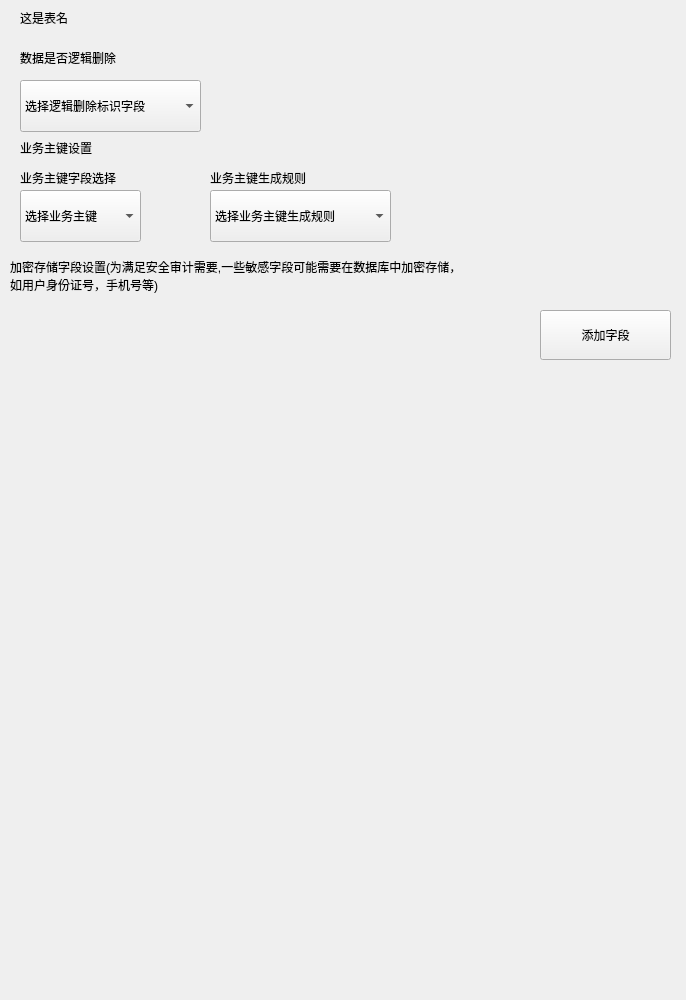
                 <widget class="QWidget" name="scrollAreaWidgetContents_right_7">
                  <property name="geometry">
                   <rect>
                    <x>0</x>
                    <y>0</y>
                    <width>686</width>
                    <height>1000</height>
                   </rect>
                  </property>
                  <property name="minimumSize">
                   <size>
                    <width>0</width>
                    <height>1000</height>
                   </size>
                  </property>
                  <widget class="QLabel" name="label_table_name_7">
                   <property name="geometry">
                    <rect>
                     <x>20</x>
                     <y>10</y>
                     <width>54</width>
                     <height>16</height>
                    </rect>
                   </property>
                   <property name="text">
                    <string>这是表名</string>
                   </property>
                  </widget>
                  <widget class="QLabel" name="label_set_key_13">
                   <property name="geometry">
                    <rect>
                     <x>20</x>
                     <y>140</y>
                     <width>151</width>
                     <height>16</height>
                    </rect>
                   </property>
                   <property name="text">
                    <string>业务主键设置</string>
                   </property>
                  </widget>
                  <widget class="QLabel" name="label_select_key_7">
                   <property name="geometry">
                    <rect>
                     <x>20</x>
                     <y>170</y>
                     <width>161</width>
                     <height>16</height>
                    </rect>
                   </property>
                   <property name="text">
                    <string>业务主键字段选择</string>
                   </property>
                  </widget>
                  <widget class="QComboBox" name="comboBox_select_table_businesskeyname">
                   <property name="geometry">
                    <rect>
                     <x>20</x>
                     <y>190</y>
                     <width>121</width>
                     <height>52</height>
                    </rect>
                   </property>
                   <item>
                    <property name="text">
                     <string>选择业务主键</string>
                    </property>
                   </item>
                  </widget>
                  <widget class="QLabel" name="label_set_key_14">
                   <property name="geometry">
                    <rect>
                     <x>210</x>
                     <y>170</y>
                     <width>161</width>
                     <height>16</height>
                    </rect>
                   </property>
                   <property name="text">
                    <string>业务主键生成规则</string>
                   </property>
                  </widget>
                  <widget class="QComboBox" name="comboBox_select_table_businesskeyrule">
                   <property name="geometry">
                    <rect>
                     <x>210</x>
                     <y>190</y>
                     <width>181</width>
                     <height>52</height>
                    </rect>
                   </property>
                   <item>
                    <property name="text">
                     <string>选择业务主键生成规则</string>
                    </property>
                   </item>
                  </widget>
                  <widget class="QLabel" name="label_isDelete_7">
                   <property name="geometry">
                    <rect>
                     <x>20</x>
                     <y>50</y>
                     <width>158</width>
                     <height>16</height>
                    </rect>
                   </property>
                   <property name="text">
                    <string>数据是否逻辑删除</string>
                   </property>
                  </widget>
                  <widget class="QComboBox" name="comboBox_select_table_logicaldeletemark">
                   <property name="geometry">
                    <rect>
                     <x>20</x>
                     <y>80</y>
                     <width>181</width>
                     <height>52</height>
                    </rect>
                   </property>
                   <item>
                    <property name="text">
                     <string>选择逻辑删除标识字段</string>
                    </property>
                   </item>
                  </widget>
                  <widget class="QPushButton" name="pushButton_add_field_encrypt">
                   <property name="geometry">
                    <rect>
                     <x>540</x>
                     <y>310</y>
                     <width>131</width>
                     <height>50</height>
                    </rect>
                   </property>
                   <property name="text">
                    <string>添加字段</string>
                   </property>
                  </widget>
                  <widget class="QLabel" name="label_code_7">
                   <property name="geometry">
                    <rect>
                     <x>10</x>
                     <y>250</y>
                     <width>911</width>
                     <height>51</height>
                    </rect>
                   </property>
                   <property name="text">
                    <string>加密存储字段设置(为满足安全审计需要,一些敏感字段可能需要在数据库中加密存储，
如用户身份证号，手机号等)</string>
                   </property>
                  </widget>
                 </widget>
